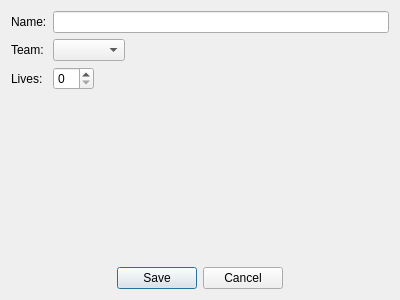
<?xml version="1.0" encoding="UTF-8"?>
<ui version="4.0">
 <class>PawnEditor</class>
 <widget class="QDialog" name="PawnEditor">
  <property name="geometry">
   <rect>
    <x>0</x>
    <y>0</y>
    <width>400</width>
    <height>300</height>
   </rect>
  </property>
  <property name="windowTitle">
   <string>Dialog</string>
  </property>
  <property name="windowIcon">
   <iconset resource="RosterResources.qrc">
    <normaloff>:/images/icon</normaloff>:/images/icon</iconset>
  </property>
  <layout class="QVBoxLayout" name="verticalLayout">
   <item>
    <layout class="QGridLayout" name="gridLayout">
     <item row="0" column="0">
      <widget class="QLabel" name="lbName">
       <property name="text">
        <string>Name:</string>
       </property>
      </widget>
     </item>
     <item row="0" column="1">
      <widget class="QLineEdit" name="leName"/>
     </item>
     <item row="1" column="0">
      <widget class="QLabel" name="lbTeam">
       <property name="text">
        <string>Team:</string>
       </property>
      </widget>
     </item>
     <item row="2" column="0">
      <widget class="QLabel" name="lbLives">
       <property name="text">
        <string>Lives:</string>
       </property>
      </widget>
     </item>
     <item row="1" column="1">
      <layout class="QHBoxLayout" name="horizontalLayout">
       <item>
        <widget class="QComboBox" name="cbTeam"/>
       </item>
       <item>
        <spacer name="horizontalSpacer">
         <property name="orientation">
          <enum>Qt::Horizontal</enum>
         </property>
         <property name="sizeHint" stdset="0">
          <size>
           <width>40</width>
           <height>20</height>
          </size>
         </property>
        </spacer>
       </item>
      </layout>
     </item>
     <item row="2" column="1">
      <layout class="QHBoxLayout" name="horizontalLayout_2">
       <item>
        <widget class="QSpinBox" name="sbLives"/>
       </item>
       <item>
        <spacer name="horizontalSpacer_2">
         <property name="orientation">
          <enum>Qt::Horizontal</enum>
         </property>
         <property name="sizeHint" stdset="0">
          <size>
           <width>40</width>
           <height>20</height>
          </size>
         </property>
        </spacer>
       </item>
      </layout>
     </item>
    </layout>
   </item>
   <item>
    <spacer name="verticalSpacer">
     <property name="orientation">
      <enum>Qt::Vertical</enum>
     </property>
     <property name="sizeHint" stdset="0">
      <size>
       <width>20</width>
       <height>164</height>
      </size>
     </property>
    </spacer>
   </item>
   <item>
    <layout class="QHBoxLayout" name="horizontalLayout_3">
     <item>
      <spacer name="horizontalSpacer_3">
       <property name="orientation">
        <enum>Qt::Horizontal</enum>
       </property>
       <property name="sizeHint" stdset="0">
        <size>
         <width>40</width>
         <height>20</height>
        </size>
       </property>
      </spacer>
     </item>
     <item>
      <widget class="QPushButton" name="btnSave">
       <property name="text">
        <string>Save</string>
       </property>
      </widget>
     </item>
     <item>
      <widget class="QPushButton" name="btnCancel">
       <property name="text">
        <string>Cancel</string>
       </property>
      </widget>
     </item>
     <item>
      <spacer name="horizontalSpacer_4">
       <property name="orientation">
        <enum>Qt::Horizontal</enum>
       </property>
       <property name="sizeHint" stdset="0">
        <size>
         <width>40</width>
         <height>20</height>
        </size>
       </property>
      </spacer>
     </item>
    </layout>
   </item>
  </layout>
 </widget>
 <resources>
  <include location="RosterResources.qrc"/>
 </resources>
 <connections/>
</ui>
